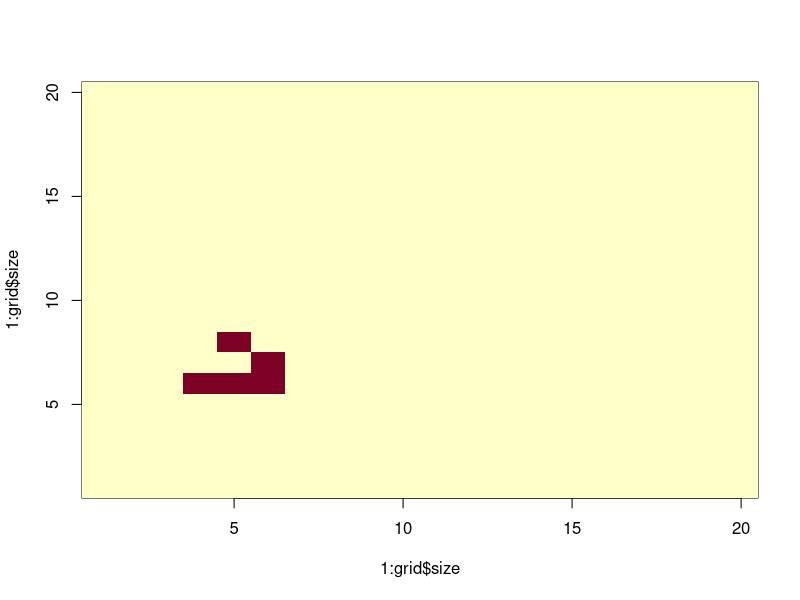
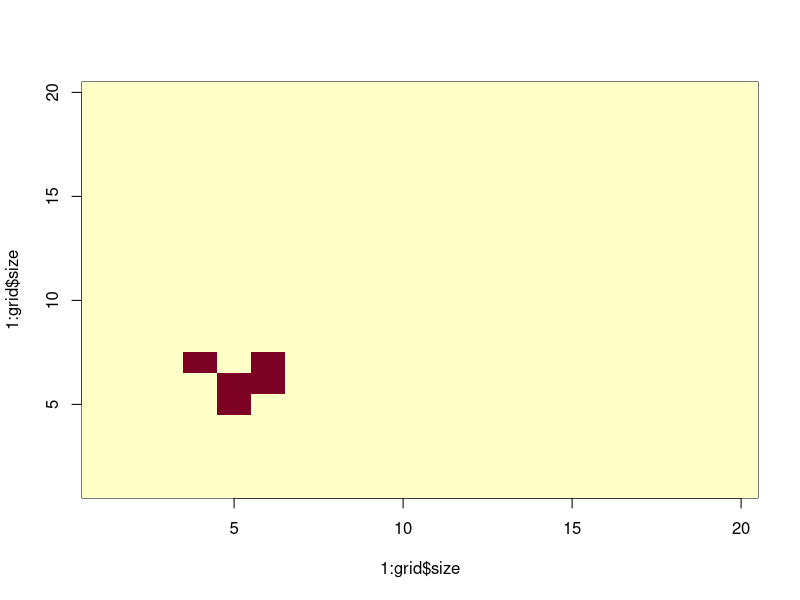
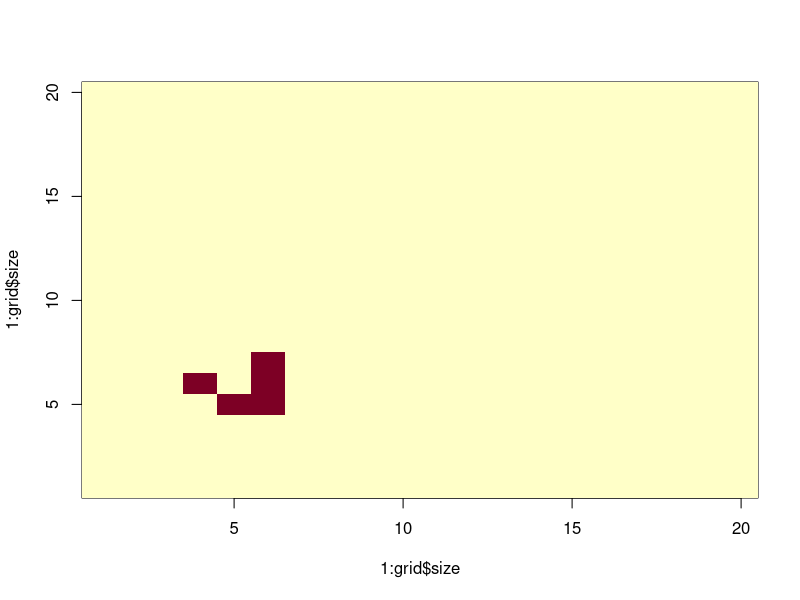
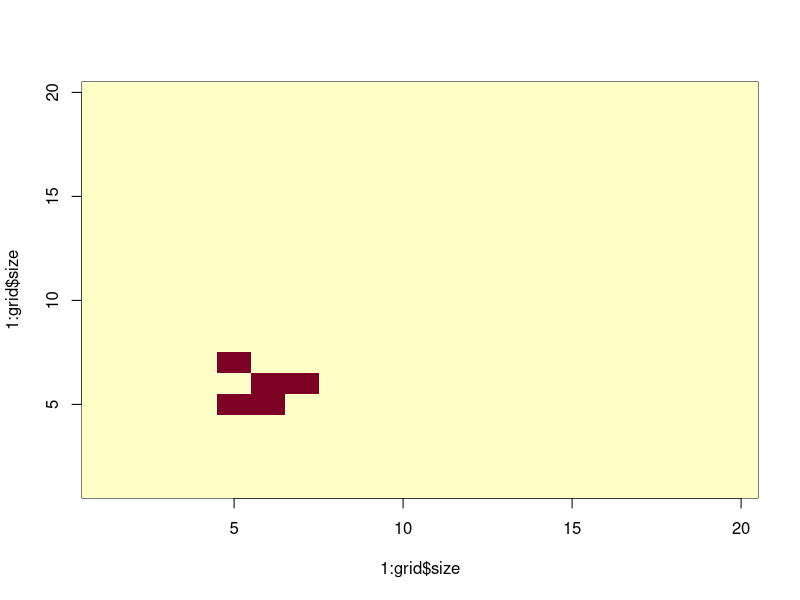
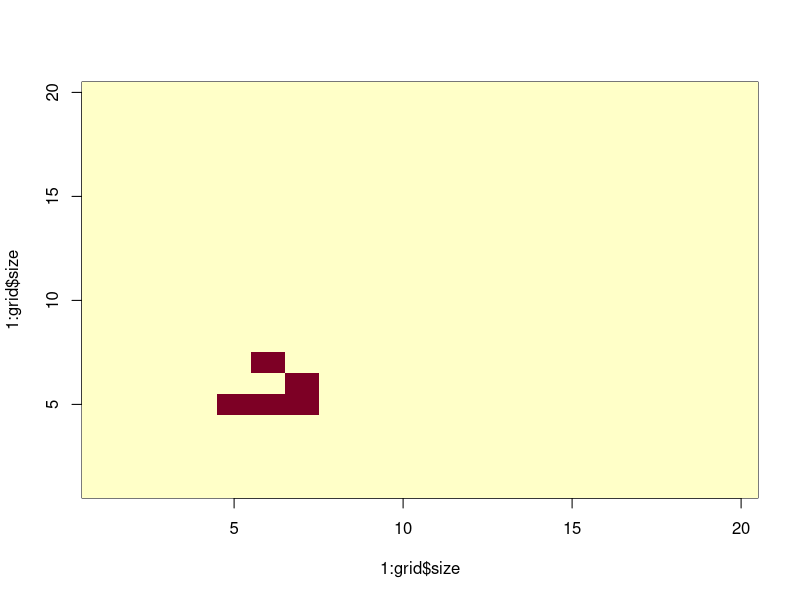
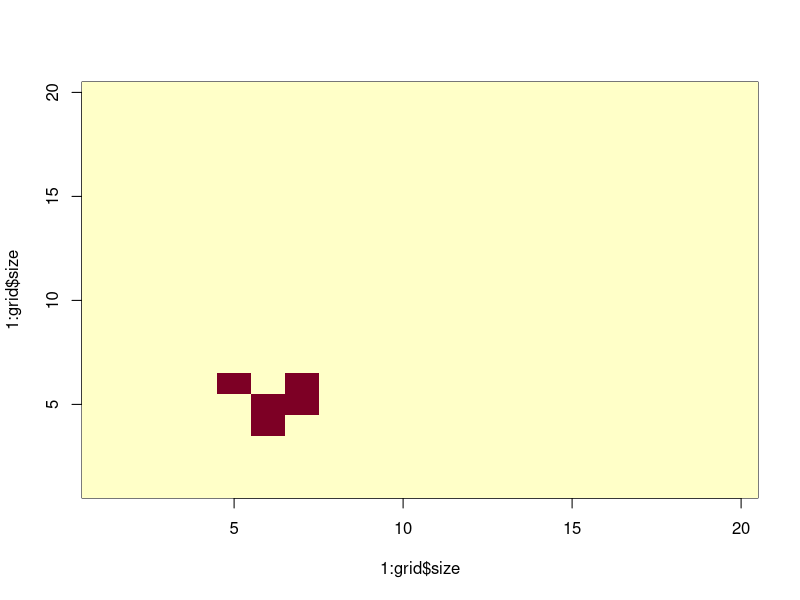
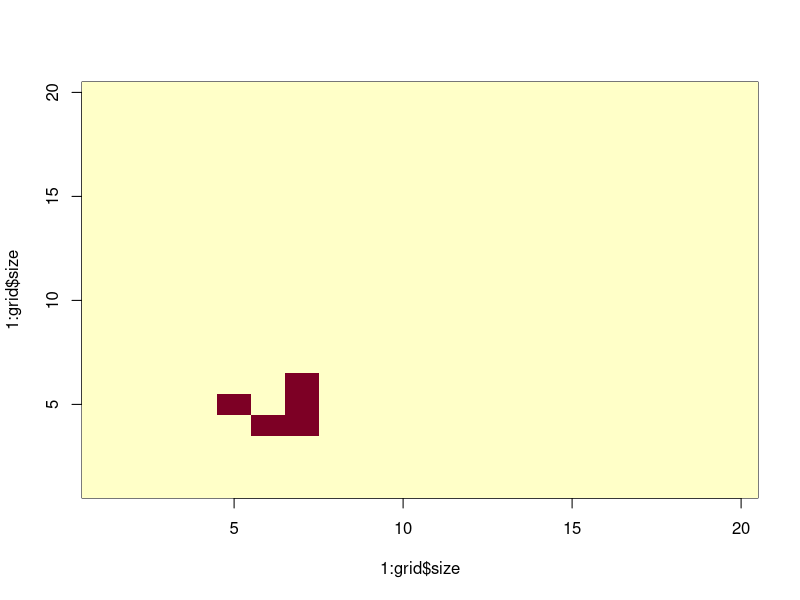
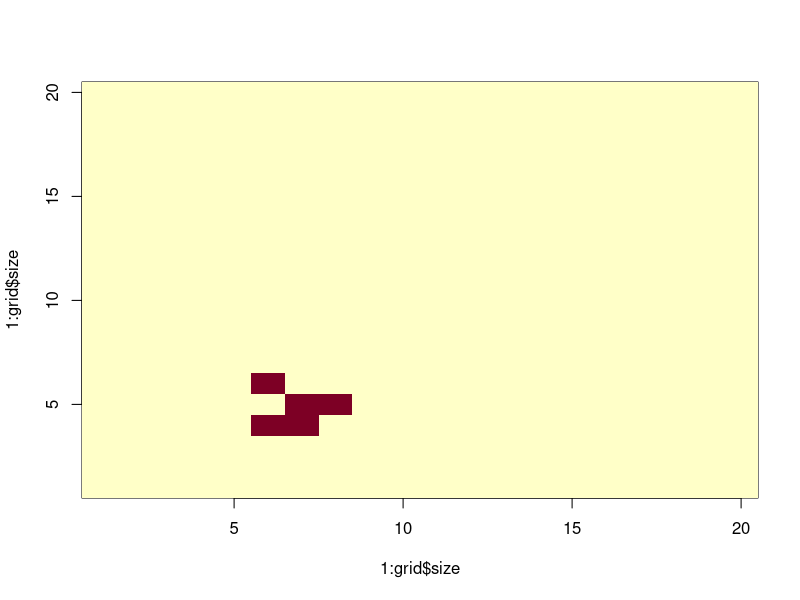

The R script that drew these images, in order:
### Conway's Game of Life
### http://en.wikipedia.org/wiki/Conway%27s_Game_of_Life
###
### To run the simulation:
### 1. type source("life.r") in R
### 2. click on the plot a few times to create life
### 3. click "Finish" in the cornet of the plot window
### 4. watch as life unfolds.
###
### Note that the grid size and number of iterations can be set at the
### end of the file.
### To test out changes, set the iterations to 1.

create.grid <- function(size) {
  ## Create the environment.
  
  return(list(grid = matrix(0,size,size), size = size))
}

wrap.coordinates <- function(grid, pos) {
  ## Wrap coordinate to cycle within grid.
  
  x.pos = pos$x %% grid$size
  y.pos = pos$y %% grid$size
  if (x.pos == 0) {
    x.pos = grid$size
  }
  if (y.pos == 0) {
    y.pos = grid$size
  }
  return(list(x = x.pos, y = y.pos))
  
}

total.life <- function(grid) {
  return(sum(grid$grid))
}

add <- function(grid, pos) {
  ## Add a point to the grid.
  
  pos = wrap.coordinates(grid, pos)
  grid$grid[pos$x,pos$y] = 1

  return(grid)
}

keep <- function(grid, pos) {
  ## Keep a point (do nothing).
  
  return(grid)
}

remove <- function(grid, pos) {
  # Remove a point from the grid.
  
  pos = wrap.coordinates(grid, pos)
  grid$grid[pos$x,pos$y] = 0

  return(grid)
}

inspect <- function(grid, pos) {
  ## Show the state of a point on the grid.

  return(grid$grid[pos$x,pos$y])
}

show.grid <- function(grid) {
  ## Plot the grid.
  
  image(1:grid$size,1:grid$size,grid$grid)
}


count.neighbours <- function(grid, pos) {
  ## Count the number of living neighbours of a point.
  
  counter = 0
  x = pos$x
  y = pos$y
  
  for (x in pos$x + c(-1,0,1)) {
    for (y in pos$y + c(-1,0,1)) {
      wrap.pos = wrap.coordinates(grid, list(x = x, y = y))
      if (inspect(grid,wrap.pos) == 1) {
        counter = counter + 1
      }
    }
  }
  wrap.pos = wrap.coordinates(grid, pos)
  counter = counter - inspect(grid,wrap.pos)
  return(counter)
}

grow <- function(grid, pos) {
  ## Compute the next state of a point.

  neighbours = count.neighbours(grid, pos)
  
  if (neighbours == 3) {
    return(add)
  }
  else if (neighbours == 2) {
    return(keep)
  }
  else {
    return(remove)
  }
}


time.step <- function(grid) {
  ## Compute the next state of the grid.
  
  next.grid <- grid

  for (x in 1:grid$size) {
    for (y in 1:grid$size) {

      position = list(x = x, y = y)
      change = grow(grid, position)
      next.grid = change(next.grid, position)

    }
  }
  return(next.grid)
}

click.points <- function(grid) {
  ## Allow the user to click to insert life into the grid.

  show.grid(grid)
  cat("Click on the plot to allocate life. When finished, click Finish at the top right corner of the plot.\n")
  repeat {
    click.loc <- locator(1)
    if (!is.null(click.loc)) {
      pos = list(x = round(click.loc$x), y = round(click.loc$y))
      wrap.pos = wrap.coordinates(grid, pos)
      if ((pos$x == wrap.pos$x) & (pos$y == wrap.pos$y)) {
        grid = add(grid, pos)
        show.grid(grid)
      } else {
        break
      }
    } else {
      break
    }
  }
  return(grid)
}

run.life <- function(grid, iterations) {
  ## main life iterator

  ## step though time
  for (a in 1:iterations) {

    cat("\rIteration: ", a)
    
    ## compute the state of life for the next time step
    grid = time.step(grid)
    Sys.sleep(0)
    ## show the state of life
    show.grid(grid)
    if (total.life(grid) == 0) {
      ## if there is no life left, stop the simulation
      break
    }
  }
  cat("\n")
}



## set up varaibles
grid.size = 20
iterations = 50

## create grid
grid <- create.grid(grid.size)

## allocate life
grid = add(grid, list(x = 4, y = 6))
grid = add(grid, list(x = 5, y = 6))
grid = add(grid, list(x = 6, y = 6))
grid = add(grid, list(x = 6, y = 7))
grid = add(grid, list(x = 5, y = 8))

## or manually allocate life
grid = click.points(grid)

## run the simulation
run.life(grid, iterations)



